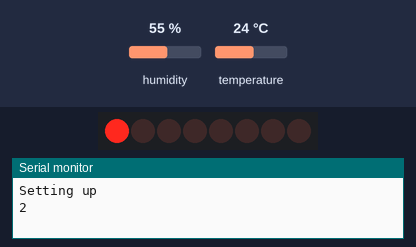
Simulated run of this sketch. Board: Arduino Uno, built with avr-gcc and run on an emulated ATmega328P. On the bench: 8 shift-register outputs drawn as a row of LEDs (first output left, lit = HIGH), the last lines printed to the serial monitor. Wiring (inferred from the names in the program): shift register (74HC595): data pin 11; shift clock pin 10; latch pin 9. Wiring (inferred from the signals the program sends): row of LEDs: on Q0, Q1, Q2, Q3, Q4, Q5, Q6, Q7. Inputs (shaded band) come from the test bench; at power-on: humidity 55 %, temperature 24 °C.

Above: at 3.0 s.
At 5.0 s:
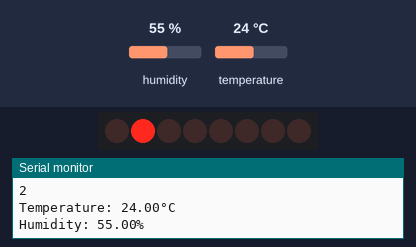
Timing chart, 0 to 7.2 s (numbered marks = the images above):
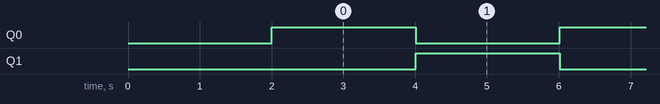

Measured:
- by itself, Q0, Q1: alternates HIGH for 2.0 s and LOW for 2.0 s

The sketch:

registerExample.ino
```cpp
#include <Adafruit_Sensor.h>
#include <DHT.h>
#include <DHT_U.h>
#define DHTPIN 2     // Digital pin connected to the DHT sensor
#define DHTTYPE    DHT22     // DHT 22 (AM2302)

int counter = 0;
DHT_Unified dht(DHTPIN, DHTTYPE);

const int latchPin = 9;  // latch pin for both shift registers
const int clockPin = 10; // clock pin for both shift registers
const int dataPin1 = 11;  // data pin for first shift register

byte outOn = 0;

void setup() {
  pinMode(latchPin, OUTPUT);
  pinMode(clockPin, OUTPUT);
  pinMode(dataPin1, OUTPUT);
  Serial.begin(9600); // Initialize serial communication at 9600 baud
  dht.begin();
  Serial.println("Setting up");
  digitalWrite(latchPin, LOW);
  shiftOut(0, clockPin, MSBFIRST, outOn);
  digitalWrite(latchPin, HIGH);
  delay(2000);
}

void loop() {

    if (counter == 1){
      counter = 0;
      }
    else{
      counter = counter + 1;
      }


for (int i = 0; i < counter+1; i++) {
    outOn = 1 << i; }// Shift the bit to the left by i positions}
  Serial.println(outOn);


digitalWrite(latchPin, LOW);
shiftOut(dataPin1, clockPin, MSBFIRST, B00000001);
digitalWrite(latchPin, HIGH);
readTemp();


digitalWrite(latchPin, LOW);
shiftOut(dataPin1, clockPin, MSBFIRST, B00000010);
digitalWrite(latchPin, HIGH);
readTemp();


}

void readTemp(){
  // Delay between measurements.
  delay(2000);
  // Get temperature event and print its value.
  sensors_event_t event;
  dht.temperature().getEvent(&event);
  if (isnan(event.temperature)) {
    Serial.println(F("Error reading temperature!"));
  }
  else {
    Serial.print(F("Temperature: "));
    Serial.print(event.temperature);
    Serial.println(F("°C"));
  }
  // Get humidity event and print its value.
  dht.humidity().getEvent(&event);
  if (isnan(event.relative_humidity)) {
    Serial.println(F("Error reading humidity!"));
  }
  else {
    Serial.print(F("Humidity: "));
    Serial.print(event.relative_humidity);
    Serial.println(F("%"));
  }
}
```
